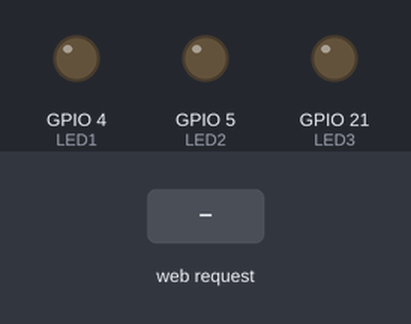
Simulated run of this sketch. Board: ESP32. Parts: output pins drawn as LEDs (lit = HIGH). Inputs (shaded band) come from the test bench. WiFi joins after 1.5 s; servers stay silent unless stated; what the sketch prints to the serial monitor is not drawn.

Above: at 2.7 s.
2.8 s: HTTP request GET /led1/on received
At 3.2 s:
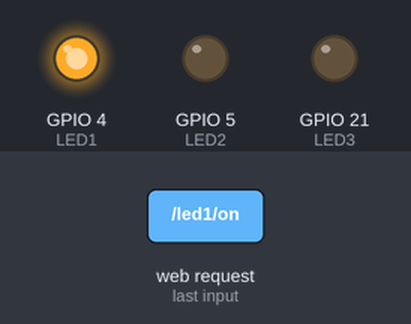
4.3 s: HTTP request GET /led2/on received
At 5.5 s:
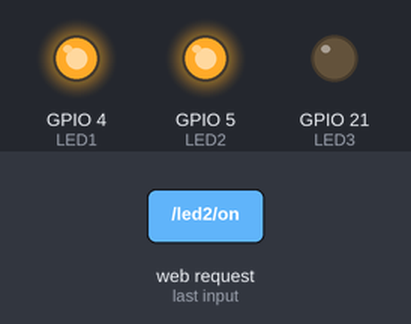
5.8 s: HTTP request GET /led1/off received
At 6.7 s:
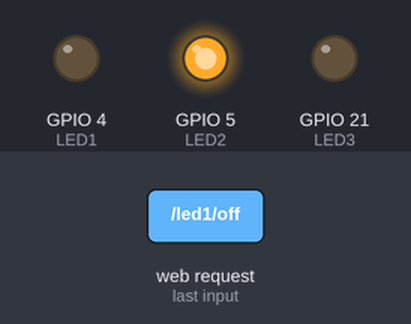
7.3 s: HTTP request GET /led3/on received
At 7.9 s:
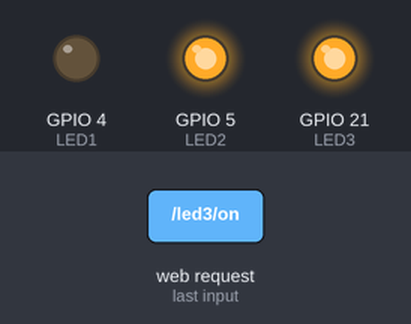
8.8 s: HTTP request GET /led2/off received
At 10.0 s:
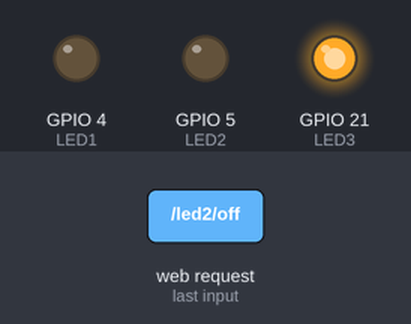
10.3 s: HTTP request GET /led3/off received
At 11.4 s:
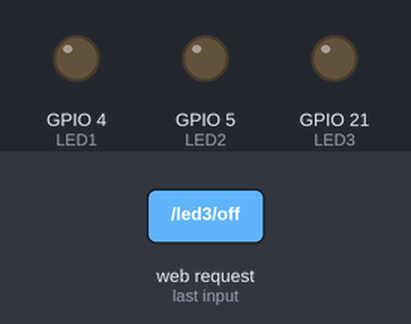
Timing chart, 0 to 12.8 s (numbered marks = the images above; inputs shaded):
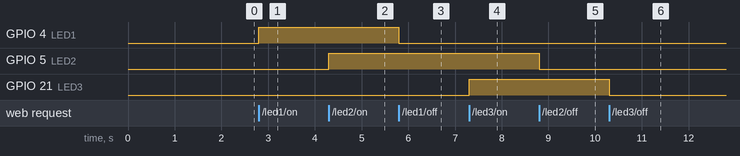

The sketch:

esp32_ac_digital_twin_mqtt.ino
```cpp
#include <WiFi.h>
#include <WebServer.h>

// Wi-Fi credentials
const char* ssid = "Amrita_CHN";
const char* password = "amrita@321";

// LED GPIO pins
#define LED1 4
#define LED2 5
#define LED3 21

// LED states
bool led1State = false;
bool led2State = false;
bool led3State = false;

// Web server on port 80
WebServer server(80);

// Generate webpage
String getWebPage() {
  String page = R"rawliteral(
<!DOCTYPE html>
<html>
<head>
  <title>Voice Controlled LEDs</title>
  <meta name="viewport" content="width=device-width, initial-scale=1">

  <style>
    body {
      font-family: Arial;
      text-align: center;
      background: #eef2f7;
      padding: 20px;
    }

    .card {
      background: white;
      padding: 18px;
      margin: 15px auto;
      max-width: 350px;
      border-radius: 12px;
      box-shadow: 0 2px 8px #ccc;
    }

    button {
      padding: 12px 18px;
      margin: 5px;
      border: none;
      border-radius: 6px;
      color: white;
      cursor: pointer;
      font-size: 16px;
    }

    .on { background: #16a34a; }
    .off { background: #dc2626; }
    .voice { background: #2563eb; }

    .state {
      font-weight: bold;
      font-size: 20px;
    }
  </style>
</head>

<body>
  <h1>Voice Controlled LEDs</h1>

  <button class="voice" onclick="startVoice()">
    🎤 Start Voice Command
  </button>

  <p id="status">Click the microphone button and speak.</p>

  <div class="card">
    <h2>LED 1</h2>
    <p class="state" id="s1">{{S1}}</p>
    <button class="on" onclick="control('/led1/on')">ON</button>
    <button class="off" onclick="control('/led1/off')">OFF</button>
  </div>

  <div class="card">
    <h2>LED 2</h2>
    <p class="state" id="s2">{{S2}}</p>
    <button class="on" onclick="control('/led2/on')">ON</button>
    <button class="off" onclick="control('/led2/off')">OFF</button>
  </div>

  <div class="card">
    <h2>LED 3</h2>
    <p class="state" id="s3">{{S3}}</p>
    <button class="on" onclick="control('/led3/on')">ON</button>
    <button class="off" onclick="control('/led3/off')">OFF</button>
  </div>

<script>
function control(url) {
  fetch(url)
    .then(response => {
      if (!response.ok) throw new Error('Request failed');
      return response.text();
    })
    .then(() => location.reload())
    .catch(() => {
      document.getElementById('status').textContent =
        'Cannot communicate with ESP32.';
    });
}

function startVoice() {
  const SpeechRecognition =
    window.SpeechRecognition || window.webkitSpeechRecognition;

  if (!SpeechRecognition) {
    alert('Please use Google Chrome with microphone permission.');
    return;
  }

  const recognition = new SpeechRecognition();
  recognition.lang = 'en-US';
  recognition.interimResults = false;
  recognition.maxAlternatives = 1;

  recognition.onstart = () => {
    document.getElementById('status').textContent = 'Listening...';
  };

  recognition.onerror = event => {
    document.getElementById('status').textContent =
      'Speech error: ' + event.error;
  };

  recognition.onresult = event => {
    const cmd = event.results[0][0].transcript.toLowerCase();
    document.getElementById('status').textContent = 'Heard: ' + cmd;

    let url = '';

    // Check OFF commands before ON commands.
    if (cmd.includes('led one off') ||
        cmd.includes('led 1 off') ||
        cmd.includes('turn off led one') ||
        cmd.includes('turn off led 1') ||
        cmd.includes('light one off')) {
      url = '/led1/off';

    } else if (cmd.includes('led two off') ||
               cmd.includes('led 2 off') ||
               cmd.includes('turn off led two') ||
               cmd.includes('turn off led 2') ||
               cmd.includes('light two off')) {
      url = '/led2/off';

    } else if (cmd.includes('led three off') ||
               cmd.includes('led 3 off') ||
               cmd.includes('turn off led three') ||
               cmd.includes('turn off led 3')) {
      url = '/led3/off';

    } else if (cmd.includes('led one on') ||
               cmd.includes('led 1 on') ||
               cmd.includes('turn on led one') ||
               cmd.includes('turn on led 1') ||
               cmd.includes('light one on')) {
      url = '/led1/on';

    } else if (cmd.includes('led two on') ||
               cmd.includes('led 2 on') ||
               cmd.includes('turn on led two') ||
               cmd.includes('turn on led 2') ||
               cmd.includes('light two on')) {
      url = '/led2/on';

    } else if (cmd.includes('led three on') ||
               cmd.includes('led 3 on') ||
               cmd.includes('turn on led three') ||
               cmd.includes('turn on led 3')) {
      url = '/led3/on';
    }

    if (url === '') {
      document.getElementById('status').textContent =
        'Command not recognized: ' + cmd;
      return;
    }

    fetch(url)
      .then(response => {
        if (!response.ok) throw new Error('Request failed');

        document.getElementById('status').textContent =
          'Executed: ' + cmd;

        setTimeout(() => location.reload(), 500);
      })
      .catch(() => {
        document.getElementById('status').textContent =
          'Connection error. Check Wi-Fi.';
      });
  };

  recognition.start();
}
</script>

</body>
</html>
)rawliteral";

  page.replace("{{S1}}", led1State ? "ON" : "OFF");
  page.replace("{{S2}}", led2State ? "ON" : "OFF");
  page.replace("{{S3}}", led3State ? "ON" : "OFF");

  return page;
}

void setLed(int pin, bool state) {
  digitalWrite(pin, state ? HIGH : LOW);
}

void setup() {
  Serial.begin(115200);

  pinMode(LED1, OUTPUT);
  pinMode(LED2, OUTPUT);
  pinMode(LED3, OUTPUT);

  // All LEDs initially OFF
  setLed(LED1, false);
  setLed(LED2, false);
  setLed(LED3, false);

  // Connect to Wi-Fi
  WiFi.mode(WIFI_STA);
  WiFi.begin(ssid, password);

  Serial.print("Connecting to Wi-Fi");

  while (WiFi.status() != WL_CONNECTED) {
    delay(500);
    Serial.print(".");
  }

  Serial.println("\nWi-Fi connected!");
  Serial.print("Open this IP in your browser: http://");
  Serial.println(WiFi.localIP());

  // Homepage
  server.on("/", HTTP_GET, []() {
    server.send(200, "text/html", getWebPage());
  });

  // LED 1
  server.on("/led1/on", HTTP_GET, []() {
    led1State = true;
    setLed(LED1, true);
    server.send(200, "text/plain", "LED 1 ON");
  });

  server.on("/led1/off", HTTP_GET, []() {
    led1State = false;
    setLed(LED1, false);
    server.send(200, "text/plain", "LED 1 OFF");
  });

  // LED 2
  server.on("/led2/on", HTTP_GET, []() {
    led2State = true;
    setLed(LED2, true);
    server.send(200, "text/plain", "LED 2 ON");
  });

  server.on("/led2/off", HTTP_GET, []() {
    led2State = false;
    setLed(LED2, false);
    server.send(200, "text/plain", "LED 2 OFF");
  });

  // LED 3
  server.on("/led3/on", HTTP_GET, []() {
    led3State = true;
    setLed(LED3, true);
    server.send(200, "text/plain", "LED 3 ON");
  });

  server.on("/led3/off", HTTP_GET, []() {
    led3State = false;
    setLed(LED3, false);
    server.send(200, "text/plain", "LED 3 OFF");
  });

  server.begin();
  Serial.println("Web server started!");
}

void loop() {
  server.handleClient();
}
```

Measured:
- after the input at 2.8 s, GPIO 4 (LED1): LOW → HIGH at once
- after the input at 4.3 s, GPIO 5 (LED2): LOW → HIGH at once
- after the input at 5.8 s, GPIO 4 (LED1): HIGH → LOW at once
- after the input at 7.3 s, GPIO 21 (LED3): LOW → HIGH at once
- after the input at 8.8 s, GPIO 5 (LED2): HIGH → LOW at once
- after the input at 10.3 s, GPIO 21 (LED3): HIGH → LOW at once
